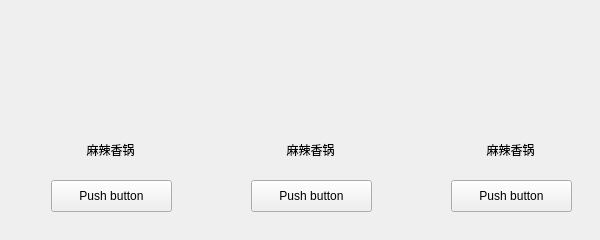
          <widget class="QWidget" name="page_3">
           <widget class="CardWidget" name="CardWidget_3">
            <property name="geometry">
             <rect>
              <x>30</x>
              <y>20</y>
              <width>161</width>
              <height>211</height>
             </rect>
            </property>
            <widget class="ImageLabel" name="ImageLabel">
             <property name="geometry">
              <rect>
               <x>31</x>
               <y>1</y>
               <width>96</width>
               <height>96</height>
              </rect>
             </property>
             <property name="sizePolicy">
              <sizepolicy hsizetype="Fixed" vsizetype="Fixed">
               <horstretch>0</horstretch>
               <verstretch>0</verstretch>
              </sizepolicy>
             </property>
             <property name="minimumSize">
              <size>
               <width>96</width>
               <height>96</height>
              </size>
             </property>
             <property name="maximumSize">
              <size>
               <width>96</width>
               <height>96</height>
              </size>
             </property>
             <property name="layoutDirection">
              <enum>Qt::LeftToRight</enum>
             </property>
             <property name="frameShape">
              <enum>QFrame::NoFrame</enum>
             </property>
             <property name="alignment">
              <set>Qt::AlignCenter</set>
             </property>
            </widget>
            <widget class="BodyLabel" name="BodyLabel">
             <property name="geometry">
              <rect>
               <x>25</x>
               <y>109</y>
               <width>111</width>
               <height>41</height>
              </rect>
             </property>
             <property name="text">
              <string>麻辣香锅</string>
             </property>
             <property name="alignment">
              <set>Qt::AlignCenter</set>
             </property>
            </widget>
            <widget class="PushButton" name="PushButton">
             <property name="geometry">
              <rect>
               <x>21</x>
               <y>160</y>
               <width>121</width>
               <height>32</height>
              </rect>
             </property>
             <property name="text">
              <string>Push button</string>
             </property>
            </widget>
           </widget>
           <widget class="CardWidget" name="CardWidget_4">
            <property name="geometry">
             <rect>
              <x>230</x>
              <y>20</y>
              <width>161</width>
              <height>211</height>
             </rect>
            </property>
            <widget class="ImageLabel" name="ImageLabel_2">
             <property name="geometry">
              <rect>
               <x>31</x>
               <y>1</y>
               <width>96</width>
               <height>96</height>
              </rect>
             </property>
             <property name="sizePolicy">
              <sizepolicy hsizetype="Fixed" vsizetype="Fixed">
               <horstretch>0</horstretch>
               <verstretch>0</verstretch>
              </sizepolicy>
             </property>
             <property name="minimumSize">
              <size>
               <width>96</width>
               <height>96</height>
              </size>
             </property>
             <property name="maximumSize">
              <size>
               <width>96</width>
               <height>96</height>
              </size>
             </property>
             <property name="layoutDirection">
              <enum>Qt::LeftToRight</enum>
             </property>
             <property name="frameShape">
              <enum>QFrame::NoFrame</enum>
             </property>
             <property name="alignment">
              <set>Qt::AlignCenter</set>
             </property>
            </widget>
            <widget class="BodyLabel" name="BodyLabel_2">
             <property name="geometry">
              <rect>
               <x>25</x>
               <y>109</y>
               <width>111</width>
               <height>41</height>
              </rect>
             </property>
             <property name="text">
              <string>麻辣香锅</string>
             </property>
             <property name="alignment">
              <set>Qt::AlignCenter</set>
             </property>
            </widget>
            <widget class="PushButton" name="PushButton_2">
             <property name="geometry">
              <rect>
               <x>21</x>
               <y>160</y>
               <width>121</width>
               <height>32</height>
              </rect>
             </property>
             <property name="text">
              <string>Push button</string>
             </property>
            </widget>
           </widget>
           <widget class="CardWidget" name="CardWidget_5">
            <property name="geometry">
             <rect>
              <x>430</x>
              <y>20</y>
              <width>161</width>
              <height>211</height>
             </rect>
            </property>
            <widget class="ImageLabel" name="ImageLabel_3">
             <property name="geometry">
              <rect>
               <x>31</x>
               <y>1</y>
               <width>96</width>
               <height>96</height>
              </rect>
             </property>
             <property name="sizePolicy">
              <sizepolicy hsizetype="Fixed" vsizetype="Fixed">
               <horstretch>0</horstretch>
               <verstretch>0</verstretch>
              </sizepolicy>
             </property>
             <property name="minimumSize">
              <size>
               <width>96</width>
               <height>96</height>
              </size>
             </property>
             <property name="maximumSize">
              <size>
               <width>96</width>
               <height>96</height>
              </size>
             </property>
             <property name="layoutDirection">
              <enum>Qt::LeftToRight</enum>
             </property>
             <property name="frameShape">
              <enum>QFrame::NoFrame</enum>
             </property>
             <property name="alignment">
              <set>Qt::AlignCenter</set>
             </property>
            </widget>
            <widget class="BodyLabel" name="BodyLabel_3">
             <property name="geometry">
              <rect>
               <x>25</x>
               <y>109</y>
               <width>111</width>
               <height>41</height>
              </rect>
             </property>
             <property name="text">
              <string>麻辣香锅</string>
             </property>
             <property name="alignment">
              <set>Qt::AlignCenter</set>
             </property>
            </widget>
            <widget class="PushButton" name="PushButton_3">
             <property name="geometry">
              <rect>
               <x>21</x>
               <y>160</y>
               <width>121</width>
               <height>32</height>
              </rect>
             </property>
             <property name="text">
              <string>Push button</string>
             </property>
            </widget>
           </widget>
          </widget>
